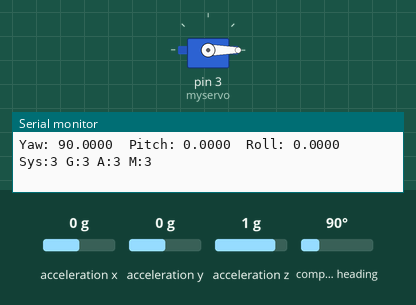
A sketch run on a simulated Arduino Uno, built with avr-gcc and run on an emulated ATmega328P. Shown: servo, the last lines printed to the serial monitor. The inputs (shaded band) are chosen by the test bench; at power-on: acceleration y 0 g, acceleration z 1 g, acceleration x 0 g, compass heading 90°.

Above: at 3.3 s.
3.4 s: acceleration y set to -1.4 g
At 3.8 s:
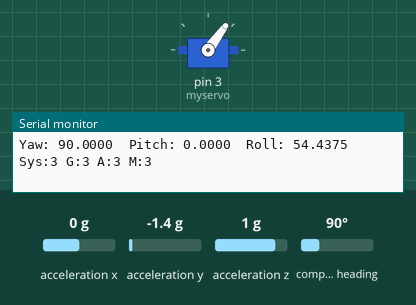
4.9 s: acceleration z set to -1.4 g
At 5.8 s:
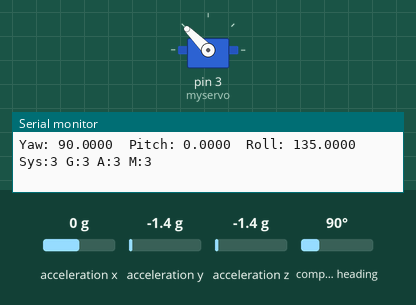
6.4 s: acceleration y set to -0.8 g
At 7.6 s:
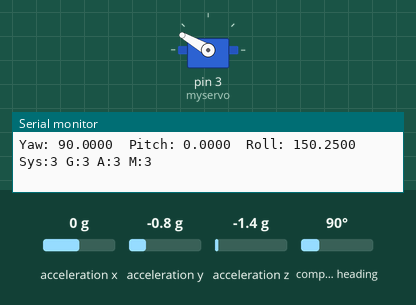
7.9 s: acceleration z set to 1.4 g
At 8.9 s:
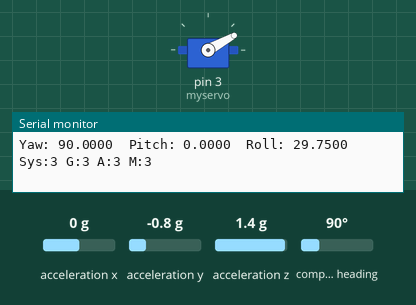
9.4 s: acceleration z set to 0 g
At 9.7 s:
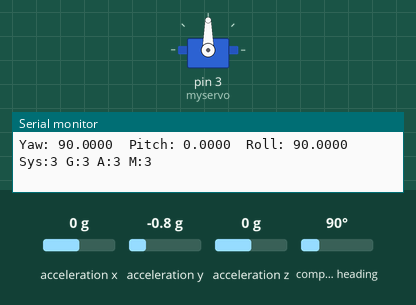
12.4 s: acceleration y set to -0.2 g
15.4 s: acceleration y set to 0.1 g
At 15.8 s:
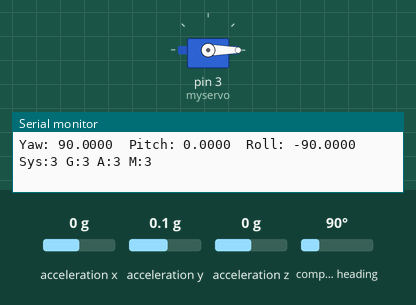
Timing chart, 0 to 18.4 s (numbered marks = the images above; inputs shaded):
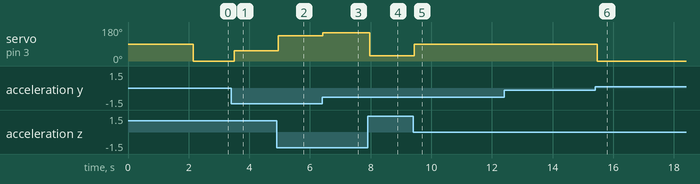

Measured:
- the behaviour switches between -0.1 and 0 g on acceleration y (found by bisection; images 5 and 6)
- after the input at 3.4 s, servo on pin 3 (myservo): 0° → 54° after 0.10 s
- after the input at 4.9 s, servo on pin 3 (myservo): 54° → 135° after 0.06 s
- after the input at 6.4 s, servo on pin 3 (myservo): 135° → 150° at once
- after the input at 7.9 s, servo on pin 3 (myservo): 150° → 29° after 0.08 s
- after the input at 9.4 s, servo on pin 3 (myservo): 29° → 90° at once
- after the input at 15.4 s, servo on pin 3 (myservo): 90° → 0° after 0.08 s

The sketch:

sensorapi_test.ino
```cpp
#include <Wire.h>
#include <Adafruit_Sensor.h>
#include <Adafruit_BNO055.h>
#include <utility/imumaths.h>
#include <Servo.h>

/* This driver uses the Adafruit unified sensor library (Adafruit_Sensor),
   which provides a common 'type' for sensor data and some helper functions.

   To use this driver you will also need to download the Adafruit_Sensor
   library and include it in your libraries folder.

   You should also assign a unique ID to this sensor for use with
   the Adafruit Sensor API so that you can identify this particular
   sensor in any data logs, etc.  To assign a unique ID, simply
   provide an appropriate value in the constructor below (12345
   is used by default in this example).

   Connections
   ===========
   Connect SCL to SCL pin (analog 5 on Arduino UNO)
   Connect SDA to SDA pin (analog 4 on Arduino UNO)
   Connect VDD to 3-5V DC (depending on your board's logic level)
   Connect GROUND to common ground

   History
   =======
   2015/MAR/03  - First release (KTOWN)
   2015/AUG/27  - Added calibration and system status helpers
*/

/* Set the delay between fresh samples */
#define BNO055_SAMPLERATE_DELAY_MS (100)

// Check I2C device address and correct line below (by default address is 0x29 or 0x28)
//                                   id, address
Adafruit_BNO055 bno = Adafruit_BNO055(55, 0x28);

/**************************************************************************/
/*
    Displays some basic information on this sensor from the unified
    sensor API sensor_t type (see Adafruit_Sensor for more information)
*/
/**************************************************************************/
Servo myservo;  // create servo object to control a servo
// twelve servo objects can be created on most boards
int pos = 0;    // variable to store the servo position
void displaySensorDetails(void)
{
  sensor_t sensor;
  bno.getSensor(&sensor);
  Serial.println("------------------------------------");
  Serial.print  ("Sensor:       "); Serial.println(sensor.name);
  Serial.print  ("Driver Ver:   "); Serial.println(sensor.version);
  Serial.print  ("Unique ID:    "); Serial.println(sensor.sensor_id);
  Serial.print  ("Max Value:    "); Serial.print(sensor.max_value); Serial.println(" xxx");
  Serial.print  ("Min Value:    "); Serial.print(sensor.min_value); Serial.println(" xxx");
  Serial.print  ("Resolution:   "); Serial.print(sensor.resolution); Serial.println(" xxx");
  Serial.println("------------------------------------");
  Serial.println("");
  delay(500);
}

/**************************************************************************/
/*
    Display some basic info about the sensor status
*/
/**************************************************************************/
void displaySensorStatus(void)
{
  /* Get the system status values (mostly for debugging purposes) */
  uint8_t system_status, self_test_results, system_error;
  system_status = self_test_results = system_error = 0;
  bno.getSystemStatus(&system_status, &self_test_results, &system_error);

  /* Display the results in the Serial Monitor */
  Serial.println("");
  Serial.print("System Status: 0x");
  Serial.println(system_status, HEX);
  Serial.print("Self Test:     0x");
  Serial.println(self_test_results, HEX);
  Serial.print("System Error:  0x");
  Serial.println(system_error, HEX);
  Serial.println("");
  delay(500);
}

/**************************************************************************/
/*
    Display sensor calibration status
*/
/**************************************************************************/
void displayCalStatus(void)
{
  /* Get the four calibration values (0..3) */
  /* Any sensor data reporting 0 should be ignored, */
  /* 3 means 'fully calibrated" */
  uint8_t system, gyro, accel, mag;
  system = gyro = accel = mag = 0;
  bno.getCalibration(&system, &gyro, &accel, &mag);

  /* The data should be ignored until the system calibration is > 0 */
  Serial.print("\t");
  if (!system)
  {
    Serial.print("! ");
  }

  /* Display the individual values */
  Serial.print("Sys:");
  Serial.print(system, DEC);
  Serial.print(" G:");
  Serial.print(gyro, DEC);
  Serial.print(" A:");
  Serial.print(accel, DEC);
  Serial.print(" M:");
  Serial.print(mag, DEC);
}

/**************************************************************************/
/*
    Arduino setup function (automatically called at startup)
*/
/**************************************************************************/
void setup(void)
{
  Serial.begin(9600);
  Serial.println("Orientation Sensor Test"); Serial.println("");
  myservo.attach(3);

  /* Initialise the sensor */
  if(!bno.begin())
  {
    /* There was a problem detecting the BNO055 ... check your connections */
    Serial.print("Ooops, no BNO055 detected ... Check your wiring or I2C ADDR!");
    while(1);
  }

  delay(1000);

  /* Display some basic information on this sensor */
  displaySensorDetails();

  /* Optional: Display current status */
  displaySensorStatus();

  bno.setExtCrystalUse(true);
}

/**************************************************************************/
/*
    Arduino loop function, called once 'setup' is complete (your own code
    should go here)
*/
/**************************************************************************/
void loop(void)
{
  /* Get a new sensor event */
  sensors_event_t event;
  bno.getEvent(&event);

  /* Display the floating point data */
  Serial.print("Yaw: ");
  Serial.print(event.orientation.x, 4);
  Serial.print("\tPitch: ");
  Serial.print(event.orientation.y, 4);
  Serial.print("\tRoll: ");
  Serial.print(event.orientation.z, 4);

pos = event.orientation.z;
   myservo.write(pos);


  /* Optional: Display calibration status */
  displayCalStatus();

  /* Optional: Display sensor status (debug only) */
  //displaySensorStatus();

  /* New line for the next sample */
  Serial.println("");

  /* Wait the specified delay before requesting nex data */
  delay(BNO055_SAMPLERATE_DELAY_MS);
}
```
